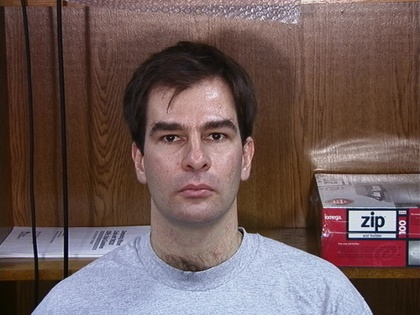
%> input picture TCVNAM/01.jpg, 420 x 315 px, shrunk from 640 x 480 before the run
$ octave TCVNAM_exe.m   (GNU Octave 9; MATLAB toolbox functions it lacks are replaced by stand-ins)
%> lines starting %> are read from the running program, lines starting %| are printed output that depends on the picture
close all ;
% Im_input = zeros(image_height, image_width);
Im_original =  rgb2gray( imread('01.jpg')) ;
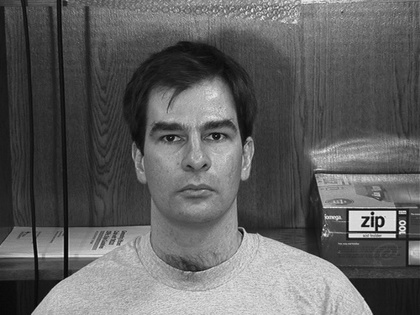
%> Im_original: size 315x420 uint8; min 3, max 244, mean 96.1
Im_input = Im_original  + uint8( 200 * randn(size(Im_original))); % 高斯噪声
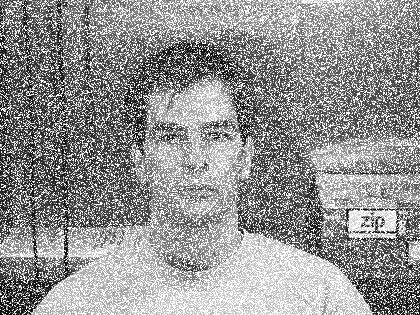
%> Im_input: size 315x420 uint8; min 3, max 255, mean 149.2
% Im_input = imnoise(Im_original, 'salt & pepper', 0.1);
%> (the run ends here)

$ run again, with TCVNAM/02.jpg copied over TCVNAM/01.jpg
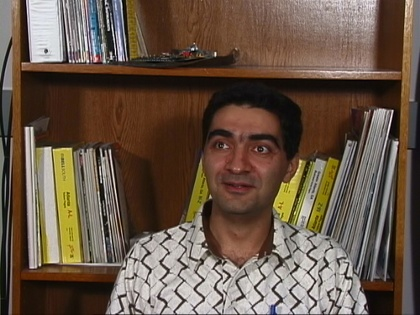
%> input picture TCVNAM/02.jpg, 420 x 315 px, shrunk from 640 x 480 before the run
%> `Im_original =  rgb2gray( imread('01.jpg')) ;`:
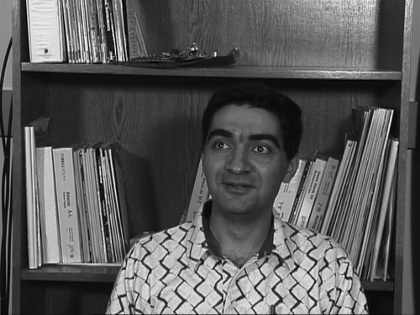
%> Im_original: size 315x420 uint8; min 0, max 248, mean 89.5
%> `Im_input = Im_original  + uint8( 200 * randn(size(Im_original)));`:
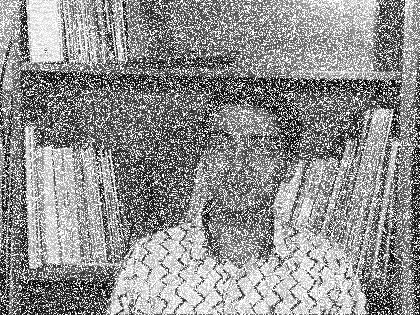
%> Im_input: size 315x420 uint8; min 1, max 255, mean 143.9

$ run again, with TCVNAM/03.jpg copied over TCVNAM/01.jpg
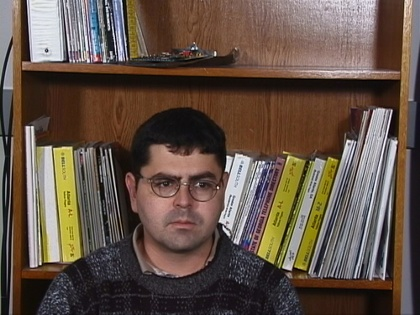
%> input picture TCVNAM/03.jpg, 420 x 315 px, shrunk from 640 x 480 before the run
%> `Im_original =  rgb2gray( imread('01.jpg')) ;`:
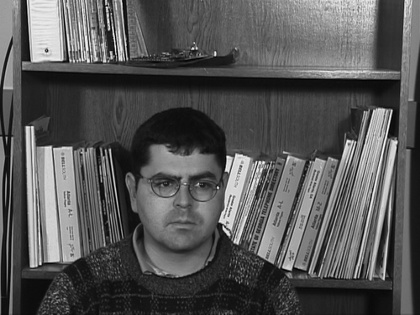
%> Im_original: size 315x420 uint8; min 0, max 251, mean 85.7
%> `Im_input = Im_original  + uint8( 200 * randn(size(Im_original)));`:
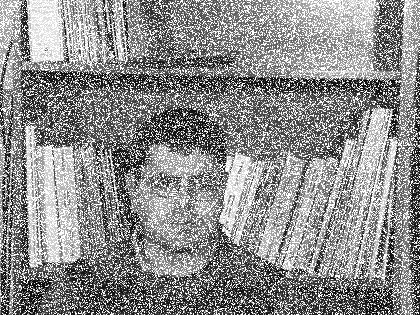
%> Im_input: size 315x420 uint8; min 0, max 255, mean 141.1

$ run again, with TCVNAM/04.jpg copied over TCVNAM/01.jpg
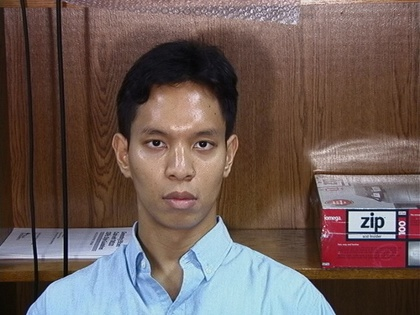
%> input picture TCVNAM/04.jpg, 420 x 315 px, shrunk from 640 x 480 before the run
%> `Im_original =  rgb2gray( imread('01.jpg')) ;`:
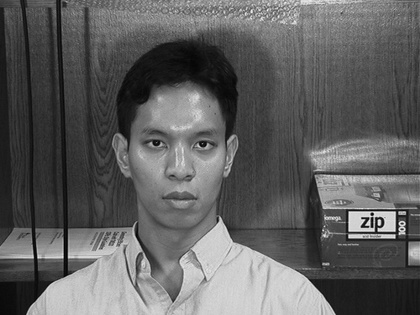
%> Im_original: size 315x420 uint8; min 2, max 246, mean 95.6
%> `Im_input = Im_original  + uint8( 200 * randn(size(Im_original)));`:
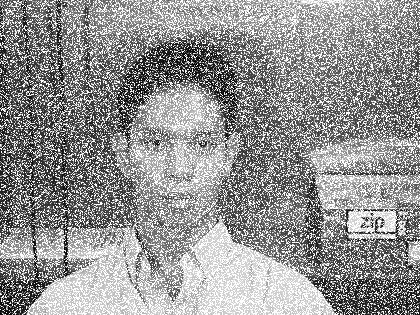
%> Im_input: size 315x420 uint8; min 2, max 255, mean 148.9
